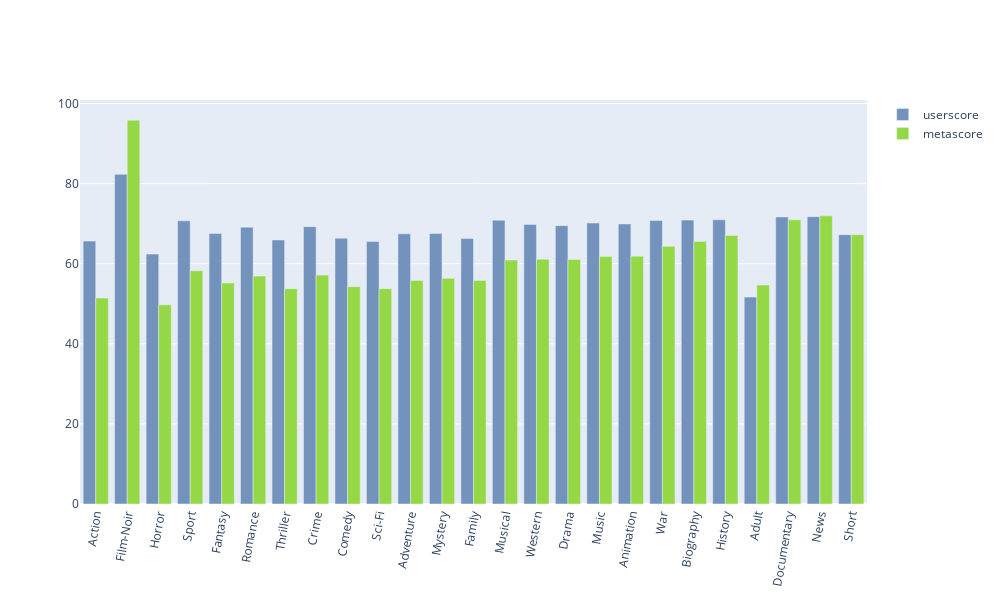

Notebook code for this chart:
### Code cell
import plotly.graph_objects as go

months = genre_comparison.index.tolist()
months

fig = go.Figure()
fig.add_trace(go.Bar(
    x=months,
    y=genre_comparison.user,
    name='userscore',
    marker_color='#7393BC'
))
fig.add_trace(go.Bar(
    x=months,
    y=genre_comparison.meta,
    name='metascore',
    marker_color='#95D845'
))

# Here we modify the tickangle of the xaxis, resulting in rotated labels.
fig.update_layout(barmode='group', xaxis_tickangle=-80,width=1000, height=600)
fig.show()

### Figure 1 — Plotly figure (JSON) as saved in the notebook; plotly's stock layout.template omitted (floating-point values rounded to 4 significant figures)
{"data": [{"marker": {"color": "#7393BC"}, "name": "userscore", "type": "bar", "x": ["Action", "Film-Noir", "Horror", "Sport", "Fantasy", "Romance", "Thriller", "Crime", "Comedy", "Sci-Fi", "Adventure", "Mystery", "Family", "Musical", "Western", "Drama", "Music", "Animation", "War", "Biography", "History", "Adult", "Documentary", "News", "Short"], "y": [65.64, 82.33, 62.41, 70.7, 67.57, 69.12, 65.93, 69.26, 66.38, 65.56, 67.46, 67.55, 66.31, 70.86, 69.82, 69.51, 70.16, 69.94, 70.76, 70.89, 70.97, 51.67, 71.67, 71.74, 67.25]}, {"marker": {"color": "#95D845"}, "name": "metascore", "type": "bar", "x": ["Action", "Film-Noir", "Horror", "Sport", "Fantasy", "Romance", "Thriller", "Crime", "Comedy", "Sci-Fi", "Adventure", "Mystery", "Family", "Musical", "Western", "Drama", "Music", "Animation", "War", "Biography", "History", "Adult", "Documentary", "News", "Short"], "y": [51.42, 95.83, 49.73, 58.24, 55.17, 56.9, 53.77, 57.15, 54.28, 53.75, 55.79, 56.35, 55.84, 60.91, 61.1, 61.07, 61.79, 61.89, 64.34, 65.54, 67.07, 54.67, 70.95, 71.95, 67.25]}], "layout": {"barmode": "group", "height": 600, "width": 1000, "xaxis": {"tickangle": -80}}}
